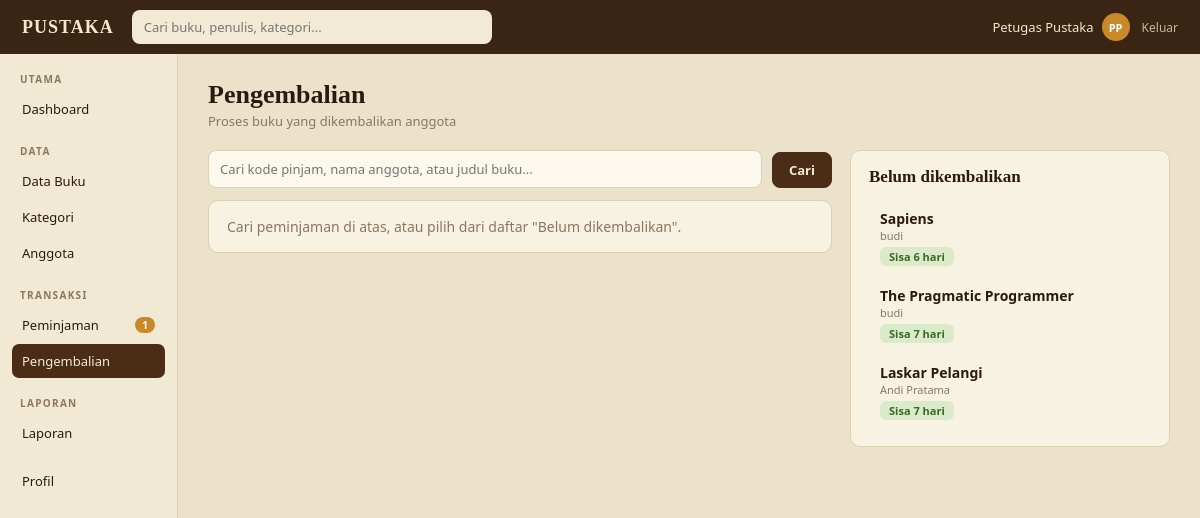
Page /pengembalian (signed in) on the committed database.
### tables this page shows
CREATE TABLE users (
    id            INTEGER PRIMARY KEY AUTOINCREMENT,
    name          TEXT NOT NULL,
    email         TEXT NOT NULL UNIQUE,
    password_hash TEXT NOT NULL,
    role          TEXT NOT NULL DEFAULT 'anggota'
                  CHECK (role IN ('admin', 'petugas', 'anggota')),
    member_code   TEXT UNIQUE,              -- hanya untuk anggota, contoh AG0004
    phone         TEXT,
    address       TEXT,
    status        TEXT NOT NULL DEFAULT 'aktif'
                  CHECK (status IN ('aktif', 'nonaktif')),
    created_at    TEXT NOT NULL DEFAULT (datetime('now', 'localtime'))
);

CREATE TABLE loans (
    id           INTEGER PRIMARY KEY AUTOINCREMENT,
    book_id      INTEGER NOT NULL REFERENCES books(id),
    member_id    INTEGER NOT NULL REFERENCES users(id),
    status       TEXT NOT NULL DEFAULT 'menunggu'
                 CHECK (status IN ('menunggu', 'dipinjam', 'dikembalikan', 'ditolak', 'dibatalkan')),
    requested_at TEXT NOT NULL DEFAULT (date('now', 'localtime')),
    loan_date    TEXT,
    due_date     TEXT,
    return_date  TEXT,
    fine         INTEGER NOT NULL DEFAULT 0,
    processed_by INTEGER REFERENCES users(id),   -- petugas yang menyetujui / menolak
    returned_by  INTEGER REFERENCES users(id)    -- petugas yang memproses pengembalian
);

CREATE TABLE books (
    id              INTEGER PRIMARY KEY AUTOINCREMENT,
    isbn            TEXT UNIQUE,
    title           TEXT NOT NULL,
    author          TEXT NOT NULL,
    publisher       TEXT,
    year            INTEGER,
    category_id     INTEGER REFERENCES categories(id) ON DELETE SET NULL,
    shelf           TEXT,                   -- lokasi rak
    description     TEXT,
    stock_total     INTEGER NOT NULL DEFAULT 1 CHECK (stock_total >= 0),
    stock_available INTEGER NOT NULL DEFAULT 1 CHECK (stock_available >= 0),
    created_at      TEXT NOT NULL DEFAULT (datetime('now', 'localtime'))
);

### app.py (the view, shortened to what this page needs)
@app.route("/pengembalian")
@staff_required
def returns():
    q = request.args.get("q", "").strip()
    lid = request.args.get("id", type=int)
    selected, matches = None, []
    if lid:
        rows = q_all(LOAN_SELECT + " WHERE l.id=? AND l.status='dipinjam'", lid)
        selected = decorate(rows)[0] if rows else None
    waiting = decorate(q_all(LOAN_SELECT + " WHERE l.status='dipinjam' "
                             "ORDER BY l.due_date ASC LIMIT 8"))
    return render_template("returns.html", q=q, selected=selected, matches=matches,
                           waiting=waiting, today=today_str(), active="returns")

### app.py (called while the page is built)
def db():
    if "db" not in g:
        g.db = sqlite3.connect(DB_PATH)
        g.db.row_factory = sqlite3.Row
        g.db.execute("PRAGMA foreign_keys = ON")
    return g.db

def q_all(sql, *args):
    return db().execute(sql, args).fetchall()

def q_one(sql, *args):
    return db().execute(sql, args).fetchone()

def q_val(sql, *args):
    return db().execute(sql, args).fetchone()[0]

def cfg(key):
    row = q_one("SELECT value FROM settings WHERE key = ?", key)
    return int(row["value"]) if row else DEFAULTS[key]

def today_str():
    return date.today().isoformat()

@app.template_filter("initials")
def f_initials(name):
    parts = [p for p in (name or "").split() if p]
    return "".join(p[0] for p in parts[:2]).upper() or "?"

@app.before_request
def load_user():
    g.user = None
    if request.endpoint == "static":
        return
    uid = session.get("uid")
    if uid:
        u = q_one("SELECT * FROM users WHERE id=?", uid)
        if u and u["status"] == "aktif":
            g.user = u
        else:
            session.clear()
            if u:
                flash("Akunmu dinonaktifkan. Hubungi petugas perpustakaan.", "error")

@app.context_processor
def inject_globals():
    ctx = {"me": g.get("user"), "max_loans": cfg("max_loans"),
           "fine_per_day": cfg("fine_per_day"), "loan_days": cfg("loan_days")}
    if g.get("user") and g.user["role"] in STAFF_ROLES:
        ctx["pending_count"] = q_val("SELECT COUNT(*) FROM loans WHERE status='menunggu'")
    return ctx

def roles_required(*roles):
    def deco(view):
        @wraps(view)
        def wrapped(*a, **kw):
            if not g.user:
                return redirect(url_for("login"))
            if g.user["role"] not in roles:
                flash("Halaman itu tidak tersedia untuk akunmu.", "error")
                return redirect(url_for("index"))
            return view(*a, **kw)
        return wrapped
    return deco

### templates/returns.html (shortened to what this page needs)
{% extends "layout.html" %}
{% from "macros.html" import chip %}
{% block content %}
<h1>Pengembalian</h1>
<p class="sub">Proses buku yang dikembalikan anggota</p>
<div class="two-col wide-left">
  <div>
    <form class="filters" method="get" style="margin-bottom:12px">
      <div><input name="q" value="{{ q }}" placeholder="Cari kode pinjam, nama anggota, atau judul buku..."></div>
      <div class="auto"><button class="btn">Cari</button></div>
    </form>
    {% if selected %}
    <div class="card">
      <div class="pick-row">
        <h2>{{ selected.title }}</h2>
        {{ chip(selected.label, selected.tone) }}
      </div>
      <dl class="detail">
        <dt>Kode pinjam</dt><dd>{{ selected.code }}</dd>
        <dt>Anggota</dt><dd>{{ selected.member_name }} <span class="muted small">({{ selected.member_code }})</span></dd>
        <dt>Tanggal pinjam</dt><dd>{{ selected.loan_date|tgl }}</dd>
        <dt>Jatuh tempo</dt><dd>{{ selected.due_date|tgl }}</dd>
        <dt>Tanggal kembali</dt><dd>{{ today|tgl }}</dd>
        <dt>Keterlambatan</dt><dd>{{ selected.late_days }} hari</dd>
      </dl>
      <div class="fine-box">
        <div>
          <div class="muted small">Denda</div>
          {% if selected.late_days %}<div class="muted small">{{ selected.late_days }} hari × {{ fine_per_day|rupiah }}</div>{% endif %}
        </div>
        <div class="amount">{{ selected.est_fine|rupiah }}</div>
      </div>
      <form method="post" action="{{ url_for('return_process', lid=selected.id) }}" style="margin-top:14px">
        <button class="btn">Proses pengembalian</button>
        <a class="btn ghost" href="{{ url_for('returns') }}">Batal</a>
      </form>
    </div>
    {% else %}
    <div class="card">
      <p class="muted" style="margin:0">{% if q %}Tidak ada peminjaman aktif yang cocok dengan "{{ q }}".
        {% else %}Cari peminjaman di atas, atau pilih dari daftar "Belum dikembalikan".{% endif %}</p>
    </div>
    {% endif %}
  </div>
  <section class="card">
    <div class="card-head"><h2>Belum dikembalikan</h2></div>
    {% for l in waiting %}
    <a class="pick" href="{{ url_for('returns', id=l.id) }}">
      <div class="pick-row"><strong>{{ l.title }}</strong></div>
      <div class="meta">{{ l.member_name }}</div>
      <div style="margin-top:3px">{{ chip(l.label, l.tone) }}</div>
    </a>
    {% else %}<p class="muted">Semua buku sudah kembali.</p>{% endfor %}
  </section>
</div>
{% endblock %}

### templates/layout.html (shortened to what this page needs)
{% extends "base.html" %}
{% from "macros.html" import flashes %}
{% block body %}
{% set a = active|default('') %}
<header class="topbar">
  <a class="brand" href="{{ url_for('index') }}">PUSTAKA</a>
  <form class="search" action="{{ url_for('catalog') if me.role == 'anggota' else url_for('books') }}" method="get">
    <input name="q" value="{{ request.args.get('q', '') }}" placeholder="Cari buku, penulis, kategori...">
  </form>
  <div class="userchip">
    <a class="who" href="{{ url_for('profile') }}" title="Profil dan ganti kata sandi">
      <span>{{ me.name }}</span><span class="avatar">{{ me.name|initials }}</span></a>
    <a class="logout" href="{{ url_for('logout') }}">Keluar</a>
  </div>
</header>
<div class="shell">
  <aside class="sidebar">
    {% if me.role == 'anggota' %}
      <div class="nav-title">Jelajah</div>
      <a href="{{ url_for('catalog') }}" class="{{ 'active' if a == 'catalog' }}">Katalog Buku</a>
      <a href="{{ url_for('catalog_categories') }}" class="{{ 'active' if a == 'cats' }}">Kategori</a>
      <a href="{{ url_for('catalog', urut='terbaru') }}" class="{{ 'active' if a == 'latest' }}">Terkini</a>
      <div class="nav-title">Akun Saya</div>
      <a href="{{ url_for('my_loans') }}" class="{{ 'active' if a == 'mine' }}">Pinjaman Saya</a>
      <a href="{{ url_for('favorites') }}" class="{{ 'active' if a == 'favs' }}">Favorit</a>
      <a href="{{ url_for('my_loans', tab='riwayat') }}" class="{{ 'active' if a == 'history' }}">Riwayat</a>
      <a href="{{ url_for('profile') }}" class="{{ 'active' if a == 'profile' }}">Profil</a>
    {% else %}
      <div class="nav-title">Utama</div>
      <a href="{{ url_for('dashboard') }}" class="{{ 'active' if a == 'dashboard' }}">Dashboard</a>
      <div class="nav-title">Data</div>
      <a href="{{ url_for('books') }}" class="{{ 'active' if a == 'books' }}">Data Buku</a>
      <a href="{{ url_for('category_list') }}" class="{{ 'active' if a == 'categories' }}">Kategori</a>
      <a href="{{ url_for('members') }}" class="{{ 'active' if a == 'members' }}">Anggota</a>
      <div class="nav-title">Transaksi</div>
      <a href="{{ url_for('loans') }}" class="{{ 'active' if a == 'loans' }}">Peminjaman
        {% if pending_count %}<span class="badge">{{ pending_count }}</span>{% endif %}</a>
      <a href="{{ url_for('returns') }}" class="{{ 'active' if a == 'returns' }}">Pengembalian</a>
      <div class="nav-title">Laporan</div>
      <a href="{{ url_for('report') }}" class="{{ 'active' if a == 'report' }}">Laporan</a>
      <a href="{{ url_for('profile') }}" class="{{ 'active' if a == 'profile' }}" style="margin-top:14px">Profil</a>
    {% endif %}
  </aside>
  <main class="main">
    {% block content %}{% endblock %}
  </main>
</div>
{% endblock %}

### templates/macros.html (shortened to what this page needs)
{% macro chip(text, tone) %}<span class="chip {{ tone }}">{{ text }}</span>{% endmacro %}

### static/style.css (style rules this page uses)
:root { --bg: #ece2cc; --panel: #f8f2e3; --panel-2: #f2e9d4; --input: #fcf8ee; --ink: #2a1a10; --muted: #8a7761; --line: #dccfb2; --dark: #3a2414; --dark-2: #4a2c17; --gold: #c8892b; --serif: Georgia, "Times New Roman", serif; --sans: system-ui, -apple-system, "Segoe UI", Roboto, sans-serif; }
* { box-sizing: border-box; }
body { margin: 0; font-family: var(--sans); background: var(--bg); color: var(--ink); font-size: 14px; }
a { color: var(--dark-2); }
h1 { font-family: var(--serif); font-size: 26px; margin: 0 0 2px; }
h2 { font-family: var(--serif); font-size: 17px; margin: 0; }
.sub { color: var(--muted); font-size: 13px; margin: 0 0 20px; }
.muted { color: var(--muted); }
.topbar { height: 54px; background: var(--dark); color: #f3e7cc; display: flex; align-items: center; gap: 18px; padding: 0 22px; position: sticky; top: 0; z-index: 5; }
.brand { font-family: var(--serif); font-weight: 700; letter-spacing: 1px; font-size: 18px; color: #f3e7cc; text-decoration: none; }
.search { flex: 1; max-width: 360px; margin: 0; }
.search input { width: 100%; border: 0; border-radius: 8px; padding: 8px 12px; font-size: 13px; background: #f3ead6; color: var(--ink); }
.userchip { margin-left: auto; display: flex; align-items: center; gap: 12px; font-size: 13px; }
.userchip a { color: #f3e7cc; text-decoration: none; }
.userchip .who { display: flex; align-items: center; gap: 8px; }
.avatar { width: 28px; height: 28px; border-radius: 50%; background: var(--gold); color: #fff; font-weight: 700; font-size: 11px; display: grid; place-items: center; }
.logout { opacity: .75; font-size: 12px; }
.shell { display: flex; min-height: calc(100vh - 54px); }
.sidebar { width: 178px; flex: none; background: var(--panel-2); border-right: 1px solid var(--line); padding: 14px 12px; }
.nav-title { font-size: 10px; letter-spacing: 1.3px; color: var(--muted); text-transform: uppercase; margin: 18px 8px 6px; font-weight: 600; }
.nav-title:first-child { margin-top: 4px; }
.sidebar a { display: flex; justify-content: space-between; align-items: center; padding: 8px 10px; border-radius: 7px; font-size: 13px; color: var(--ink); text-decoration: none; margin-bottom: 2px; }
.sidebar a.active { background: var(--dark-2); color: #f6ecd3; }
.badge { background: var(--gold); color: #fff; border-radius: 10px; font-size: 10px; padding: 1px 7px; font-weight: 700; }
.main { flex: 1; padding: 26px 30px 40px; min-width: 0; }
.card { background: var(--panel); border: 1px solid var(--line); border-radius: 10px; padding: 16px 18px; }
.card-head { display: flex; justify-content: space-between; align-items: baseline; margin-bottom: 12px; }
.two-col { display: grid; grid-template-columns: 1fr 300px; gap: 18px; align-items: start; }
.two-col.wide-left { grid-template-columns: 1fr 320px; }
.btn { display: inline-block; background: var(--dark-2); color: #f6ecd3; border: 1px solid var(--dark-2); border-radius: 8px; padding: 8px 16px; font-size: 13px; font-weight: 600; cursor: pointer; text-decoration: none; font-family: inherit; }
.chip { display: inline-block; padding: 2px 9px; border-radius: 6px; font-size: 11px; font-weight: 600; white-space: nowrap; }
.chip.green { background: #dbeacb; color: #3b6a25; }
input, select, textarea { width: 100%; padding: 9px 11px; border: 1px solid var(--line); border-radius: 8px; background: var(--input); font-size: 13px; font-family: inherit; color: var(--ink); }
.filters { display: flex; gap: 10px; align-items: flex-end; flex-wrap: wrap; margin-bottom: 14px; }
.filters > div { flex: 1; min-width: 150px; }
.filters .auto { flex: 0 0 auto; min-width: 0; }
.pick { display: block; padding: 9px 10px; border-radius: 8px; text-decoration: none; color: var(--ink); border: 1px solid transparent; }
.pick .meta { font-size: 11px; color: var(--muted); }
.pick-row { display: flex; justify-content: space-between; align-items: center; gap: 8px; }

### rows in the picture
users: name "Petugas Pustaka", name|initials "PP"
loans: title "Sapiens", member_name "budi", text "Sisa 6 hari"
loans: title "The Pragmatic Programmer", member_name "budi", text "Sisa 7 hari"
loans: title "Laskar Pelangi", member_name "Andi Pratama", text "Sisa 7 hari"

### other values in the picture
{{ pending_count }} "1"
